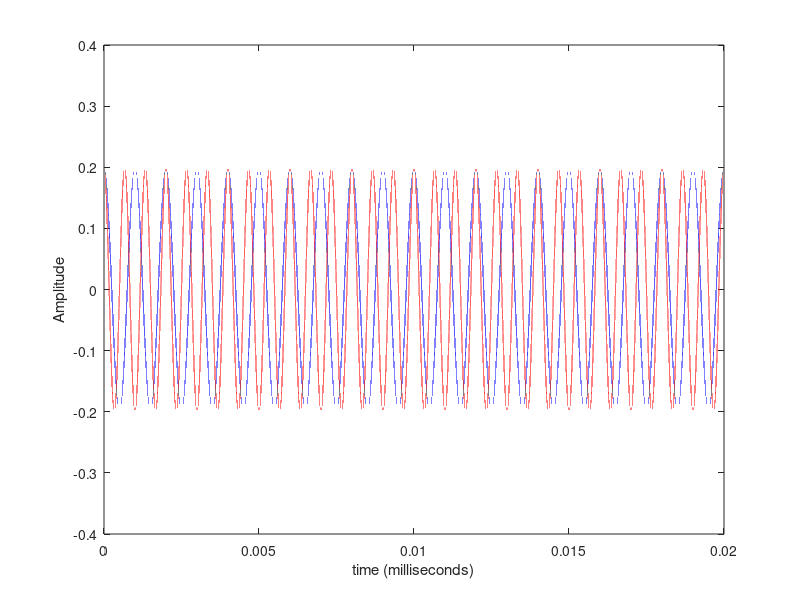
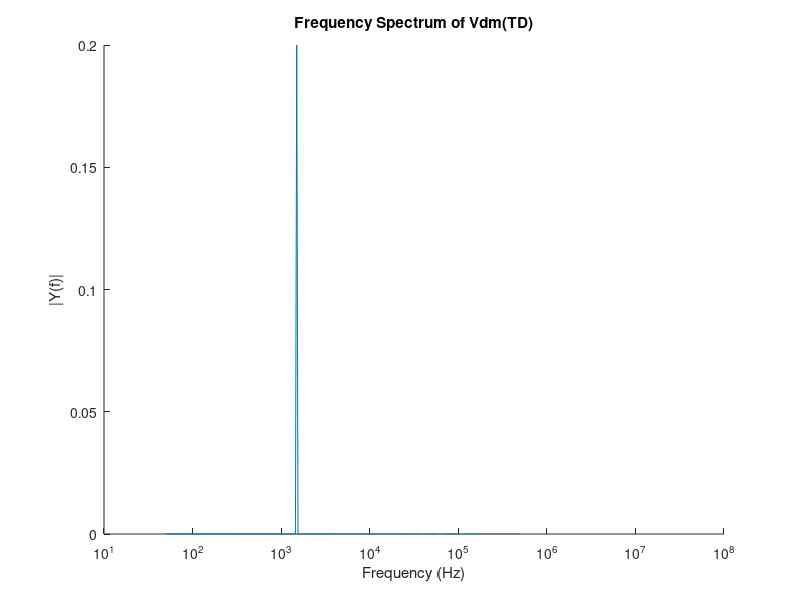

Write MATLAB code to recreate these figures, in order.
clear all;

fs = 100*(10^6);  %sample frequency in Hz
T  = 1/fs;        %sample period in sec
L  = 2*10^6;        %signal length
t  = (0:L-1) * T; %time vector

A1 = 1.0; %amplitude of x1 (first signal)
A2 = 0.2; %amplitude of x2 (second signal)
A3 = 0.2; %amplitude of x3 (Third signal)

f1 = 50;   %frequency of x1
f2 = 1000;  %frequency of x2
f3 = 1500;  %frequency of x2

x1 = A1*cos(2*pi*f1*t); % Vo*Sin(w1t)    
x2 = A2*cos(2*pi*f2*t); % Vcm*cos(w2t)
x3 = A3*cos(2*pi*f3*t); % Vdm*cos(w3t)

y1 = x1+x2+x3;
y2 = -x1+x2-x3;

% Computing Vcm and Vdm in time domain
Vcm_td = (y1+y2)/2;

Vdm_td = ((y1-y2)/2)-x1;

%%
%Plot signal
figure;
set(gcf,'Color','w'); %Make the figure background white

plot(t,Vcm_td,'b'); % Plot time domain Vphase and Vneutral
hold on;
plot(t,Vdm_td,'r');
% hold on;
% plot(t,x3);
% set(gca,'Box','on'); %Axes on left and bottom only
% str = sprintf('Signal with %dHz and %dHz components',f1,f2);
% title(str);
xlabel('time (milliseconds)');
ylabel('Amplitude');


%%
%Calculate spectrum
Y1 = fft(Vcm_td)/L;
Y2 = fft(Vdm_td)/L;

ampV = 2*abs(Y2(1:L/2+1)); % to compute magnitude of complex FFT
f = fs/2*linspace(0,1,L/2+1);
% i = L/fs * (max(f1,f2)) + 1; %show only part of the spectrum

%Plot spectrum.
figure;
set(gcf,'Color','w');  %Make the figure background white
% plot(f(1:i), ampY(1:i));
plot(f, ampV);
set(gca,'Box','off');  %Axes on left and bottom only
set(gca,'xscale','log');  
title('Frequency Spectrum of Vdm(TD)');
xlabel('Frequency (Hz)');
ylabel('|Y(f)|');